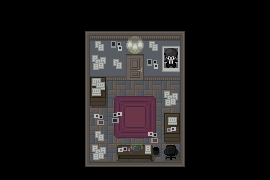

This game map was drawn from its Tiled (.tmx) file and the tilesets committed beside it. A one-line description and the trimmed map source follow:
An orthogonal 15x10 tile map with 18x18 px tiles, 3 tile layers (Livello tile 1, Furniture, Foreground), 4 tilesets and 7 objects.

<map version="1.10" tiledversion="1.11.0" orientation="orthogonal" renderorder="right-down" width="15" height="10" tilewidth="18" tileheight="18" infinite="0" nextlayerid="6" nextobjectid="33">
 <tileset firstgid="1" source="../../TILEMAPS/Tilemap 2/Tilemap2.tsx" />
 <tileset firstgid="171" source="../../TILEMAPS/Tilemap 3/Tilemap3.tsx" />
 <tileset firstgid="324" source="../../TILEMAPS/Furniture/Furniture.tsx" />
 <tileset firstgid="702" source="../../TILEMAPS/Furniture/Furniture2.tsx" />
 <layer id="1" name="Livello tile 1" width="15" height="10">
  <data>[150 cells, 150 non-empty, 25 distinct tile ids]</data>
 </layer>
 <layer id="2" name="Furniture" width="15" height="10">
  <data>[150 cells, 22 non-empty, 15 distinct tile ids]</data>
 </layer>
 <objectgroup id="5" name="Collisioni">
  <object id="25" x="72" y="18" width="126" height="54" />
  <object id="26" x="180" y="72" width="18" height="90" />
  <object id="27" x="72" y="72" width="18" height="90" />
  <object id="28" x="72" y="162" width="126" height="18" />
  <object id="29" x="108" y="144" width="72" height="18" />
  <object id="30" x="162" y="108" width="18" height="36" />
  <object id="31" x="90" y="72" width="18" height="36" />
 </objectgroup>
 <layer id="3" name="Foreground" width="15" height="10">
  <data>[150 cells, 0 non-empty, 0 distinct tile ids]</data>
 </layer>
</map>
